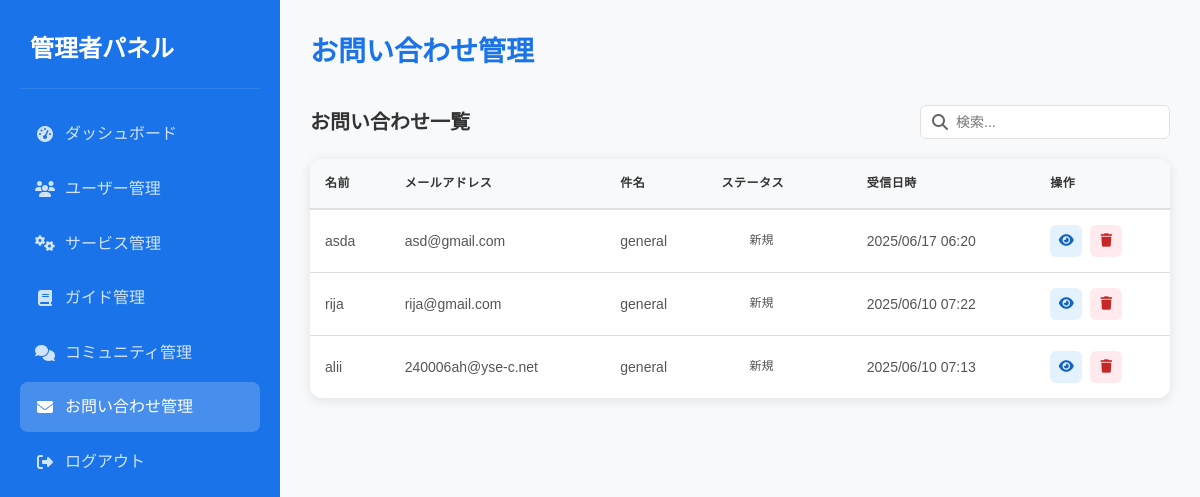
/admin/manage_contact.php (signed in), run on an earlier commit of the app's database.
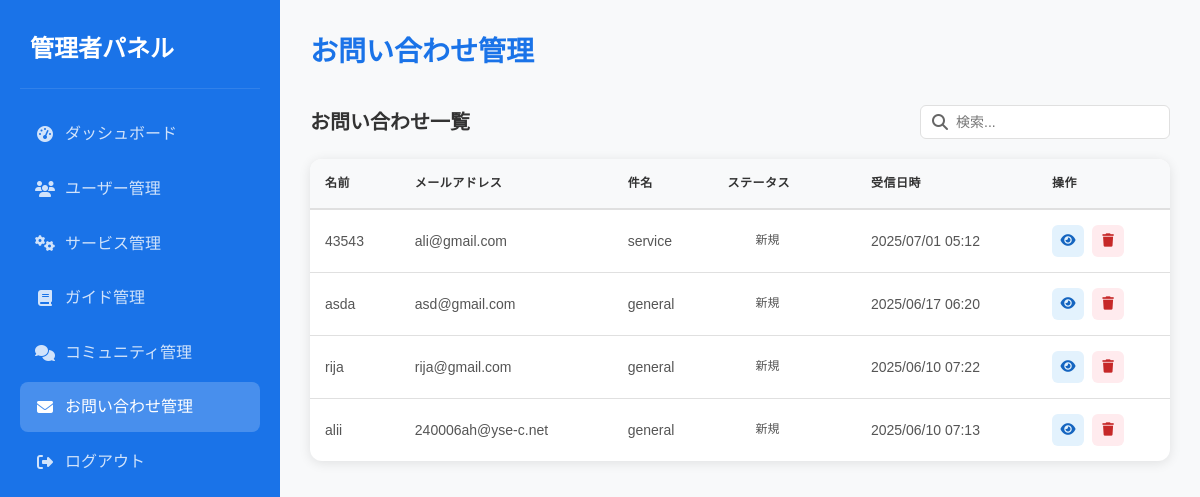
And on a later commit of the database.
### tables this page shows
CREATE TABLE `contacts` (
  `id` int(11) NOT NULL,
  `name` varchar(100) NOT NULL,
  `email` varchar(100) NOT NULL,
  `phone` varchar(20) DEFAULT NULL,
  `subject` varchar(100) NOT NULL,
  `message` text NOT NULL,
  `status` enum('pending','read','replied') DEFAULT 'pending',
  `created_at` timestamp NOT NULL DEFAULT current_timestamp(),
  `updated_at` timestamp NOT NULL DEFAULT current_timestamp() ON UPDATE current_timestamp()
);

### admin/manage_contact.php (the view, shortened to what this page needs)
<?php
require_once '../models/db.php';
try {
    $stmt = $pdo->query("SELECT * FROM contacts ORDER BY created_at DESC");
    $contacts = $stmt->fetchAll();
} catch (PDOException $e) {
    error_log("Fetch contacts error: " . $e->getMessage());
    $error = 'お問い合わせデータの取得中にエラーが発生しました。';
    $contacts = [];
}
?>
<!DOCTYPE html>
<html lang="ja">
<head>
    <link rel="stylesheet" href="../css/style.css">
    <link rel="stylesheet" href="https://cdnjs.cloudflare.com/ajax/libs/font-awesome/6.5.1/css/all.min.css">
</head>
<body>
    <div class="admin-container">
        <div class="sidebar">
            <div class="sidebar-header">
                <h2>管理者パネル</h2>
            </div>
            <ul class="sidebar-menu">
                <li><a href="dashboard.php" class="<?php echo basename($_SERVER['PHP_SELF'])=='dashboard.php'?'active':''; ?>"><i class="fas fa-tachometer-alt"></i> ダッシュボード</a></li>
                <li><a href="manage_users.php" class="<?php echo basename($_SERVER['PHP_SELF'])=='manage_users.php'?'active':''; ?>"><i class="fas fa-users"></i> ユーザー管理</a></li>
                <li><a href="manage_services.php" class="<?php echo basename($_SERVER['PHP_SELF'])=='manage_services.php'?'active':''; ?>"><i class="fas fa-cogs"></i> サービス管理</a></li>
                <li><a href="manage_guide.php" class="<?php echo basename($_SERVER['PHP_SELF'])=='manage_guide.php'?'active':''; ?>"><i class="fas fa-book"></i> ガイド管理</a></li>
                <li><a href="manage_community.php" class="<?php echo basename($_SERVER['PHP_SELF'])=='manage_community.php'?'active':''; ?>"><i class="fas fa-comments"></i> コミュニティ管理</a></li>
                <li><a href="manage_contact.php" class="<?php echo basename($_SERVER['PHP_SELF'])=='manage_contact.php'?'active':''; ?>"><i class="fas fa-envelope"></i> お問い合わせ管理</a></li>
                <li><a href="logout.php"><i class="fas fa-sign-out-alt"></i> ログアウト</a></li>
            </ul>
        </div>
        <div class="main-content">
            <div class="content-header">
                <h1>お問い合わせ管理</h1>
            </div>
            <div class="table-header">
                <div class="table-title">お問い合わせ一覧</div>
                <div class="table-actions">
                    <div class="search-box">
                        <i class="fas fa-search"></i>
                        <input type="text" id="searchInput" placeholder="検索..." onkeyup="searchTable()">
                    </div>
                </div>
            </div>
            <div class="contacts-table">
                <table>
                    <thead>
                        <tr>
                            <th>名前</th>
                            <th>メールアドレス</th>
                            <th>件名</th>
                            <th>ステータス</th>
                            <th>受信日時</th>
                            <th>操作</th>
                        </tr>
                    </thead>
                    <tbody>
                        <?php foreach ($contacts as $contact): ?>
                            <tr>
                                <td class="name-column"><?php echo htmlspecialchars($contact['name']); ?></td>
                                <td class="email-column"><?php echo htmlspecialchars($contact['email']); ?></td>
                                <td class="subject-column"><?php echo htmlspecialchars($contact['subject']); ?></td>
                                <td>
                                    <span class="status-badge status-<?php echo $contact['status']; ?>">
                                        <?php
                                        switch($contact['status']) {
                                            default:
                                                echo '新規';
                                        }
                                        ?>
                                    </span>
                                </td>
                                <td class="date-column"><?php echo date('Y/m/d H:i', strtotime($contact['created_at'])); ?></td>
                                <td>
                                    <div class="action-buttons">
                                        <button class="view-btn" onclick="openViewModal(<?php echo htmlspecialchars(json_encode($contact)); ?>)" title="詳細を見る">
                                            <i class="fas fa-eye"></i>
                                        </button>
                                        <button class="delete-btn" onclick="confirmDelete(<?php echo $contact['id']; ?>)" title="削除">
                                            <i class="fas fa-trash"></i>
                                        </button>
                                    </div>
                                </td>
                            </tr>
                        <?php endforeach; ?>
                    </tbody>
                </table>
            </div>
        </div>
    </div>
</body>
</html>

What changed in the data, as far as the page shows it:
added contacts: name "43543", email "ali@gmail.com", subject "service", status "新規", created_at "2025/07/01 05:12"
